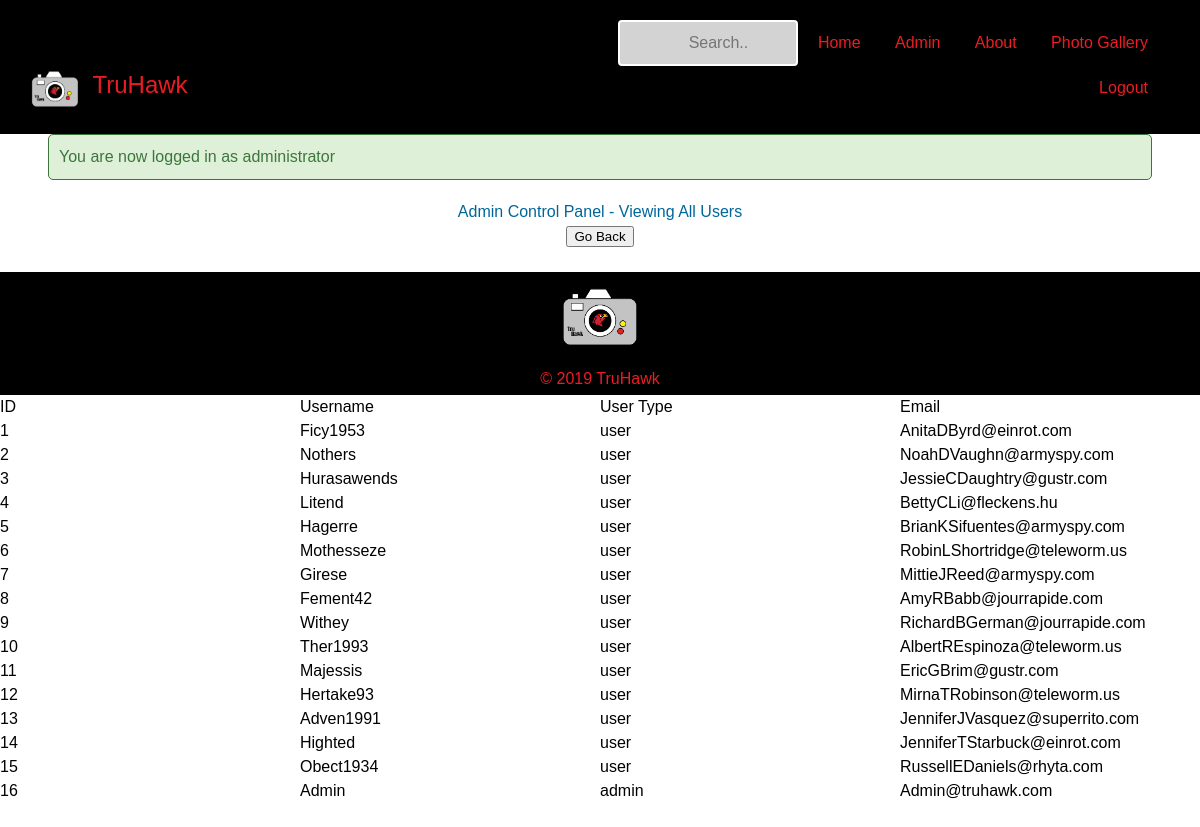
Screenshot of /admin/view_user.php (signed in) with the database file from the repository.
### tables this page shows
CREATE TABLE users(
  id INT(11) NOT NULL AUTO_INCREMENT, 
  username VARCHAR(100) NOT NULL, 
  user_type VARCHAR(100) NOT NULL,  
  email VARCHAR(100) NOT NULL, 
  password VARCHAR(100) NOT NULL, 
  PRIMARY KEY(id)
);

### admin/view_user.php (the view, shortened to what this page needs)
<?php
include('../server.php');
?>
<!DOCTYPE html>
<html lang="en">
<head>
    <link rel="stylesheet" type="text/css" href="../cssreset.css">
    <link rel="stylesheet" href="../css/style.css">
</head>
<body>
    <header>
        <a id="logo" href="index.php">
            <img src="../img/THLogo.png" alt="THLogo">
			<span><font size="5">TruHawk</font></span>
        </a>
        <nav>
            <ul>
            <input type="text" class="searchTerm" placeholder="Search..">
				<li><a href="index.php">Home</a></li>
				<li><a href="admin.php">Admin</a></li>
                <li><a href="about.php">About</a></li>
				<li><a href="gallery.php">Photo Gallery</a></li>
				 <li><a href="logout.php">Logout</a></li>
            </ul>
		</nav>
			</header>
			<main>
		<div class="wrapper-admin">
	<?php if (isset($_SESSION['success'])) : ?>
		<div class="error success" >
			<h3>
				<?php
					echo $_SESSION['success'];
				?>
			</h3>
		</div>
	<?php endif ?>
	<div class="header">
	<center> <h2 style="color:#069">Admin Control Panel - Viewing All Users</h2>	</div> </center>
	<div class="input-group">
		<center>	<input type="button" class="btn" value="Go Back" onclick="history.back(-1)" /> </center>
<br>
<div class="table-container">
<table border="1" align="center">
<tr>
  <td>ID</td>
  <td>Username</td>
  <td>User Type</td>
  <td>Email</td>
</tr>
<?php
$query = mysqli_query($db, "SELECT * FROM users")
   or die (mysqli_error($db));
while ($row = mysqli_fetch_array($query)) {
  echo
   "<tr>
    <td>{$row['id']}</td>
    <td>{$row['username']}</td>
	<td>{$row['user_type']}</td>
	<td>{$row['email']}</td>
   </tr>\n";
}
?>
			</main>
		<footer class="site-footer">
		<img src="../img/THLogo.png" alt="THLogo">
		<span>&copy; 2019 TruHawk </span>
</html>

### css/style.css (style rules this page uses)
* { box-sizing: border-box; }
html, body { margin: 0; padding: 0; height: 100%; line-height: 1.5; font-size: 1.00em; }
body { background: #FFF; font-family: Arial, Helvetica, sans-serif; }
header { background: #000000; color: #EC1C24; padding: 1.250em 1.875em; }
#logo { display: inline-block; color: #EC1C24; text-decoration: none; width: 49%; }
#logo img { width: 3.125em; border-radius: 0.188em; margin-right: 0.500em; vertical-align: middle; }
#logo span { display: inline-block; }
nav { width: 50%; display: inline-block; text-align: right; }
nav ul { list-style: none; margin: 0; }
nav ul li { display: inline-block; }
nav ul li a { color: #EC1C24; text-decoration: none; display: block; padding: 0.625em 0.938em; border-radius: 0.188em; transition: 0.3s ease all; }
footer { background: #000000; color: #EC1C24; padding: 0.3em; text-align: center; left: 0; bottom: 0; width: 100%; }
footer img { display: block; border-radius: 0.313em; width: 5.00em; margin: 0 auto 0.625em; }
.table-container { height: 30em; }
table { display: flex; flex-flow: column; height: 100%; width: 100%; }
table tbody tr { width: 100%; }
table thead, table tbody tr { display: table; table-layout: fixed; }
.searchTerm { width: 180px; box-sizing: border-box; border: 2px solid #ccc; border-color: white; border-radius: 4px; font-size: 16px; text-align:center; background-color: lightgray; background-image: url('searchicon.png'); background-position: 10px 10px; background-repeat: no-repeat; padding: 12px 20px 12px 40px; -webkit-transition: width 0.1s ease-in-out; transition: width 0.4s ease-in-out; position: relative; }
.error { width: 92%; margin: 0px auto; padding: 10px; border: 1px solid #a94442; color: #a94442; background: #f2dede; border-radius: 5px; text-align: left; }
.success { color: #3c763d; background: #dff0d8; border: 1px solid #3c763d; margin-bottom: 20px; }

### rows the page displays
users: id "1", username "Ficy1953", user_type "user", email "AnitaDByrd@einrot.com"
users: id "2", username "Nothers", user_type "user", email "NoahDVaughn@armyspy.com"
users: id "3", username "Hurasawends", user_type "user", email "JessieCDaughtry@gustr.com"
users: id "4", username "Litend", user_type "user", email "BettyCLi@fleckens.hu"
users: id "5", username "Hagerre", user_type "user", email "BrianKSifuentes@armyspy.com"
users: id "6", username "Mothesseze", user_type "user", email "RobinLShortridge@teleworm.us"
users: id "7", username "Girese", user_type "user", email "MittieJReed@armyspy.com"
users: id "8", username "Fement42", user_type "user", email "AmyRBabb@jourrapide.com"
users: id "9", username "Withey", user_type "user", email "RichardBGerman@jourrapide.com"
users: id "10", username "Ther1993", user_type "user", email "AlbertREspinoza@teleworm.us"
users: id "11", username "Majessis", user_type "user", email "EricGBrim@gustr.com"
users: id "12", username "Hertake93", user_type "user", email "MirnaTRobinson@teleworm.us"
users: id "13", username "Adven1991", user_type "user", email "JenniferJVasquez@superrito.com"
users: id "14", username "Highted", user_type "user", email "JenniferTStarbuck@einrot.com"
users: id "15", username "Obect1934", user_type "user", email "RussellEDaniels@rhyta.com"
users: id "16", username "Admin", user_type "admin", email "Admin@truhawk.com"

### other values shown
$_SESSION['success'] "You are now logged in as administrator"
